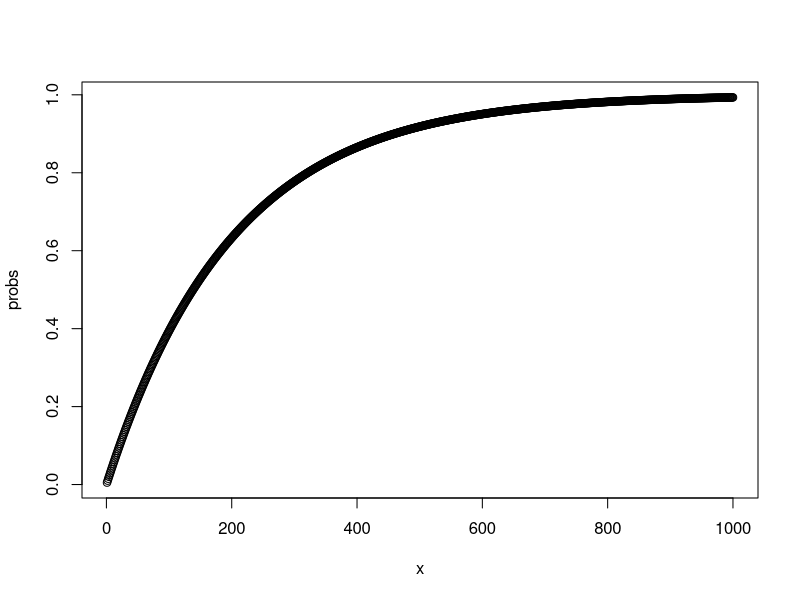
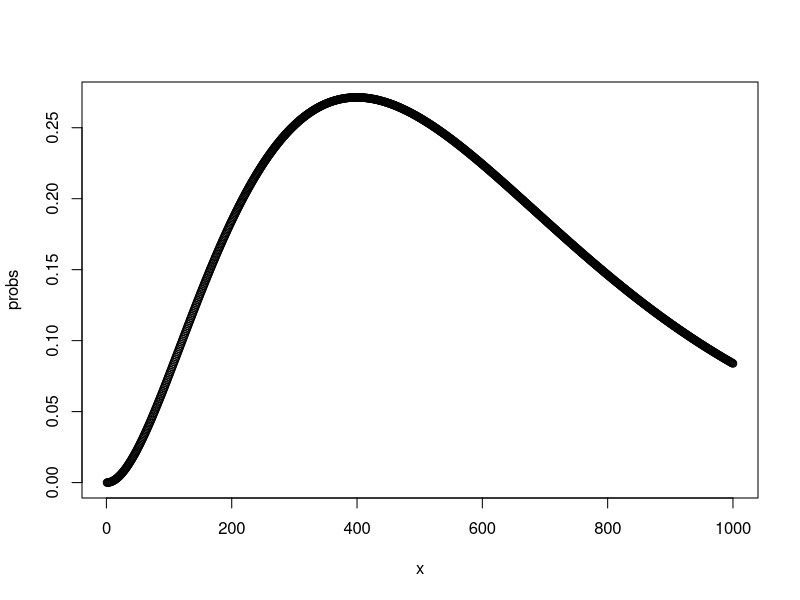
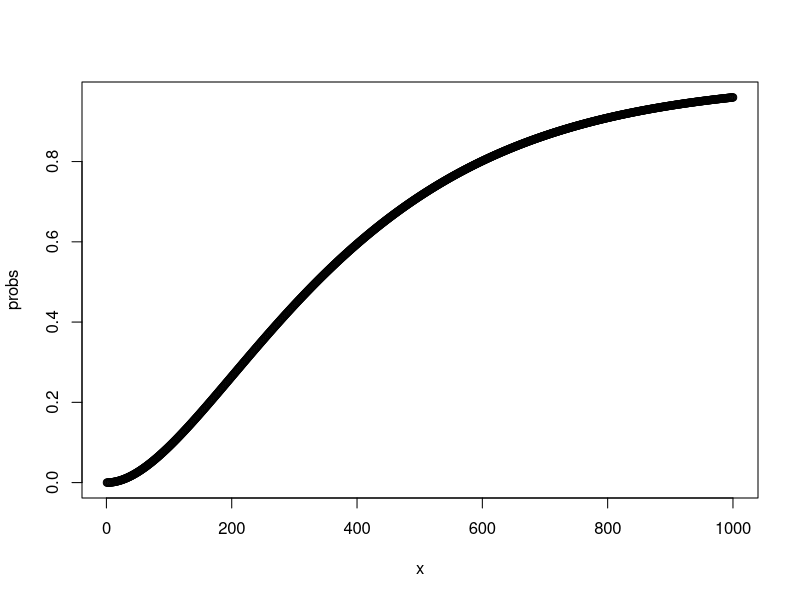

Write R code to recreate these figures, in order.
## ---- chunk 1
library(dplyr)
library(tidyr)
poblacion_raw<-read.csv("data/9663bsc.csv",skip=0,fileEncoding="ISO-8859-1",header=T, sep=';',stringsAsFactor=F)

poblacion <- poblacion_raw |> mutate(Total=as.numeric(gsub("\\.","",Total))) |> pivot_wider(names_from = Sexo, values_from = Total)  |>
 mutate(edad=as.numeric(gsub("año(s|)","",Edad.simple))) |> drop_na() |> select(-c(Periodo,Edad.simple)) |>
 rename(Total='Ambos sexos') |> arrange(edad)
## ---- chunk 2
head(poblacion)
## ---- chunk 3
cat("La edad más común es",poblacion[which.max(poblacion$Total),]$edad,"años")
## ---- chunk 4
poblacion$prob <- cumsum(poblacion$Total)/sum(poblacion$Total)
cat("La edad mediana es",poblacion[which.min(abs(poblacion$prob-0.5)),]$edad,"años")
## ---- chunk 5
cat("La media de la poblacion total es",
sum(poblacion$Total*poblacion$edad)/sum(poblacion$Total),
"años"
)
## ---- chunk 6
bwt <- read.csv("./data/birthweight_reduced.csv")
head(bwt)
## ---- chunk 7
bwt$smoker <- factor(bwt$smoker, labels = c('No','Yes'))
bwt_no_smoker <- bwt |> filter(smoker=='No')
bwt_smoker <- bwt |> filter(smoker=='Yes')
## ---- chunk 8
t.test(bwt_no_smoker$Birthweight)
## ---- chunk 9
t.test(bwt_smoker$Birthweight)
## ---- chunk 10
bwt |> group_by(smoker) |> summarise(low=t.test(Birthweight)$conf.int[1], high=t.test(Birthweight)$conf.int[2])
## ---- chunk 11
p <- 5/1000
x <- 1:1000

probs <- 1-dbinom(0,size=x, p=p)
plot(x, probs)
## ---- chunk 12
p <- 5/1000
x <- 1:1000

probs <- dbinom(2,size=x, p=p)
plot(x, probs)
## ---- chunk 13
p <- 5/1000
x <- 1:1000

probs <- 1-pbinom(1,size=x, p=p)
plot(x, probs)
## ---- chunk 14
p <- 5/1000
x <- 1000
probs <- 1-pbinom(4,size=x, p=p)
probs
